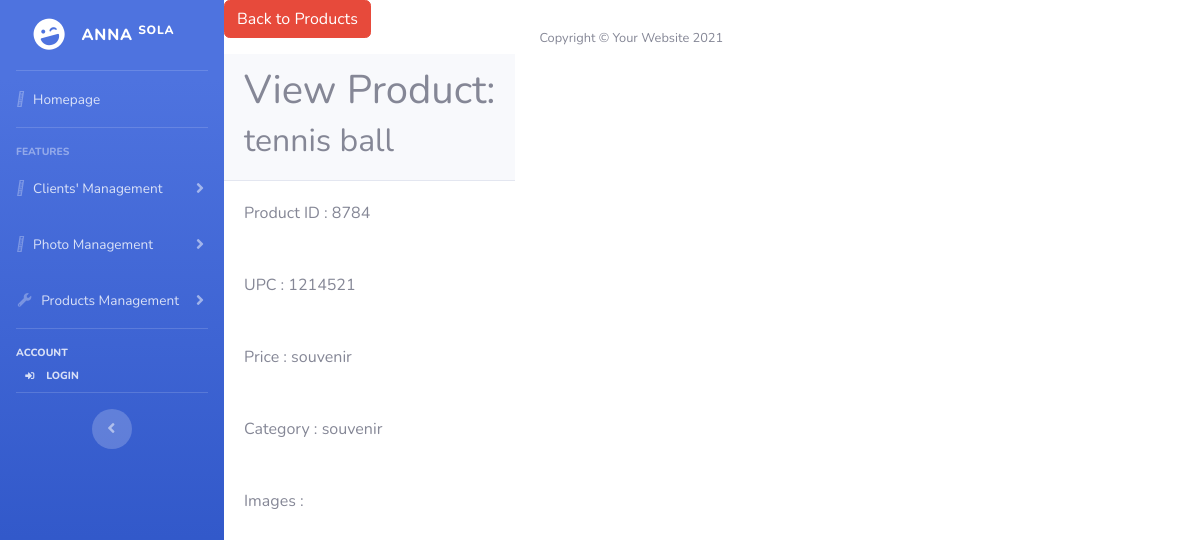
Screenshot of /product_view.php?id=8784 (signed in) with the database file from the repository.
### tables this page shows
CREATE TABLE `products` (
                            `id` int(10) NOT NULL,
                            `product_name` varchar(100) NOT NULL,
                            `product_upc` int(10) NOT NULL,
                            `product_price` int(100) NOT NULL,
                            `product_category` varchar(100) NOT NULL
);

### product_view.php (the view, shortened to what this page needs)
<?php
require 'header.php';
$id = $_GET['id'];
$stmt = $pdo->prepare("SELECT * FROM products WHERE id=$id");
$stmt->execute();
$products = $stmt->fetchObject();
?>
<div class=" mb-14">
    <p>
        <a href="product.php" class="btn btn-danger">Back to Products</a>
    </p>
    <div class="card-header py-10">
        <h6 class="m-0 font-weight-bold text-primary"><h1>View Product:  </h1></h6>
        <h2><?php echo $products->product_name ?> </h2>
    </div>
    <div class="card-body">
        <label>Product ID :</label>
        <label><?php echo $products->id ?></label>
    </div>
    <div class="card-body">
        <label>UPC :</label>
        <label><?php echo $products->product_upc ?></label>
    </div>
    <div class="card-body">
        <label>Price :</label>
        <label><?php echo $products->product_category ?></label>
    </div>
    <div class="card-body">
        <label>Category :</label>
        <label><?php echo $products->product_category ?></label>
    </div>
    <div class="card-body">
        <label>Images : </label>
    </div>
</div>
    <?php require 'footer.php';?>

### rows the page displays
products: product_name "tennis ball", id "8784", product_upc "1214521", product_category "souvenir"
